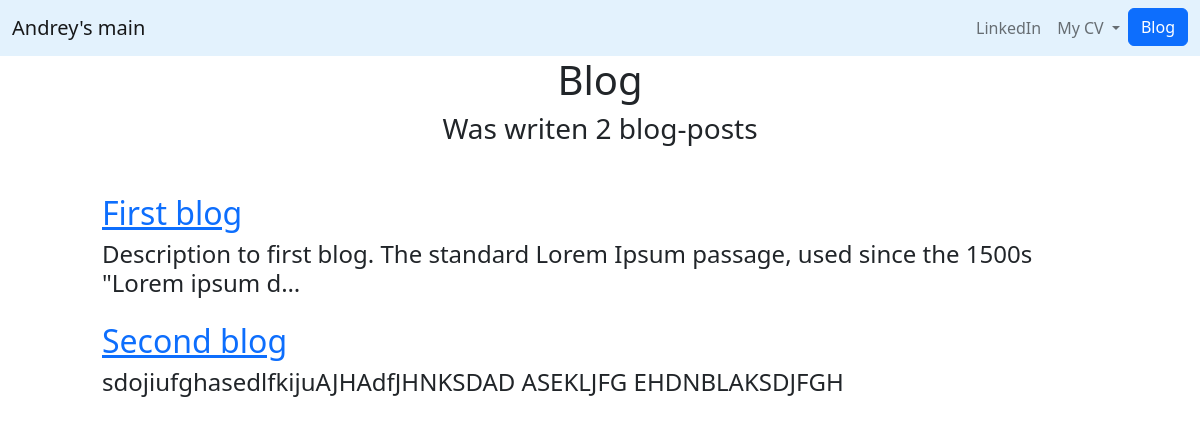
Screenshot of /blog/ with the database file from the repository.
### blog/models.py (models this page shows, shortened)
class Blog(models.Model):
    title = models.CharField(max_length=200)
    pub_date = models.DateField()
    description = models.TextField()

### blog/views.py (the view)
# urls.py: path('', views.all_blogs, name='home'),
def all_blogs(request):
    blog_count = Blog.objects.count
    blogs = Blog.objects.order_by('-pub_date')[:5]
    return render(request, 'blog/all_blogs.html', {'blogs': blogs})

### blog/templates/blog/all_blogs.html (shortened to what this page needs)
{% extends "portfolio/base.html" %}
{% load static %}
{% block content %}
<h1 id="blogtitle" class="font-weight-bold text-center">Blog</h1>
<h3 class="text-center mb-5">Was writen {{ blogs.count }} blog-post{{ blogs.count|pluralize }}</h3>
{% for blog in blogs %}
<div class="row justify-content-center my-3">
  <div class="col-md-10">
    <a href="{% url 'blog:detail' blog.id %}">
      <h2>{{ blog.title }}</h2>
    </a>
    <h4>{{ blog.description|striptags|truncatechars:100 }}</h4>
  </div>
</div>
{% endfor %}
{% endblock %}

### rows the page displays
Blog: title "First blog", description "Description to first blog. The standard Lorem Ipsum passage, used since the 1500s \"Lorem ipsum d…"
Blog: title "Second blog", description "sdojiufghasedlfkijuAJHAdfJHNKSDAD ASEKLJFG EHDNBLAKSDJFGH"

### other values shown
{{ blogs.count }} "2"
